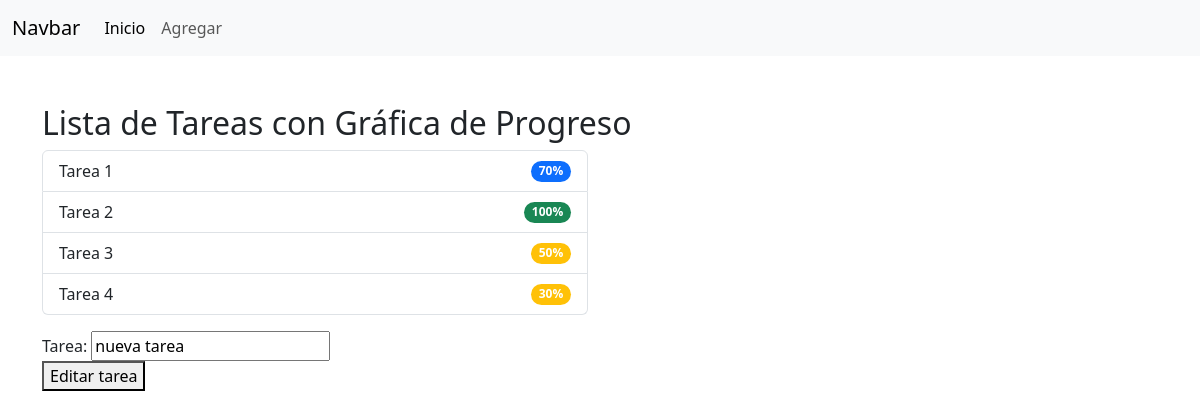
The page /editar/4/ on the database as committed earlier.
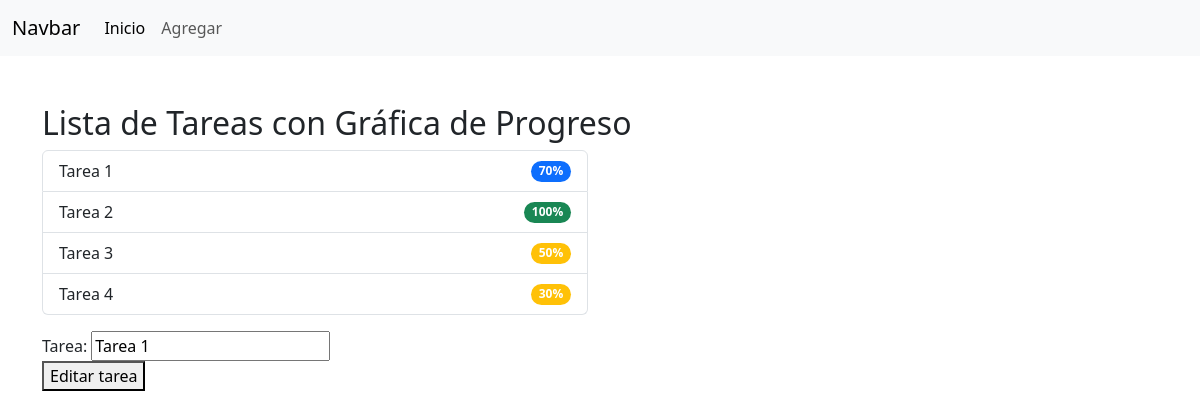
The same page on the database as committed later.
### todo/models.py (models this page shows, shortened)
class Tarea (models.Model):
    tarea = models.CharField(max_length=100)

### todo/views.py (the view)
# urls.py: path("editar/<int:tarea_id>/", views.editar, name="editar"),
def editar(request, tarea_id):
    tarea = Tarea.objects.get(id=tarea_id)
    if request.method == "POST":
        form = TareaForm(request.POST, instance=tarea)
        if form.is_valid():
            form.save()
            return redirect("home")
    else:
        form = TareaForm(instance=tarea)
    context = {'form' : form}
    return render(request, "todo/editar.html", context)

### todo/forms.py
class TareaForm(forms.ModelForm):
    class Meta:
        model = Tarea
        fields = ['tarea']

### todo/templates/todo/editar.html (shortened to what this page needs)
{% extends 'todo/layout.html' %}
{% block content %}
<form method="post">
    {{ form }}
    <button>Editar tarea</button>
</form>
{% endblock %}

Rows that differ between the two databases and show on the page:
changed Tarea: tarea "nueva tarea" → "Tarea 1"
